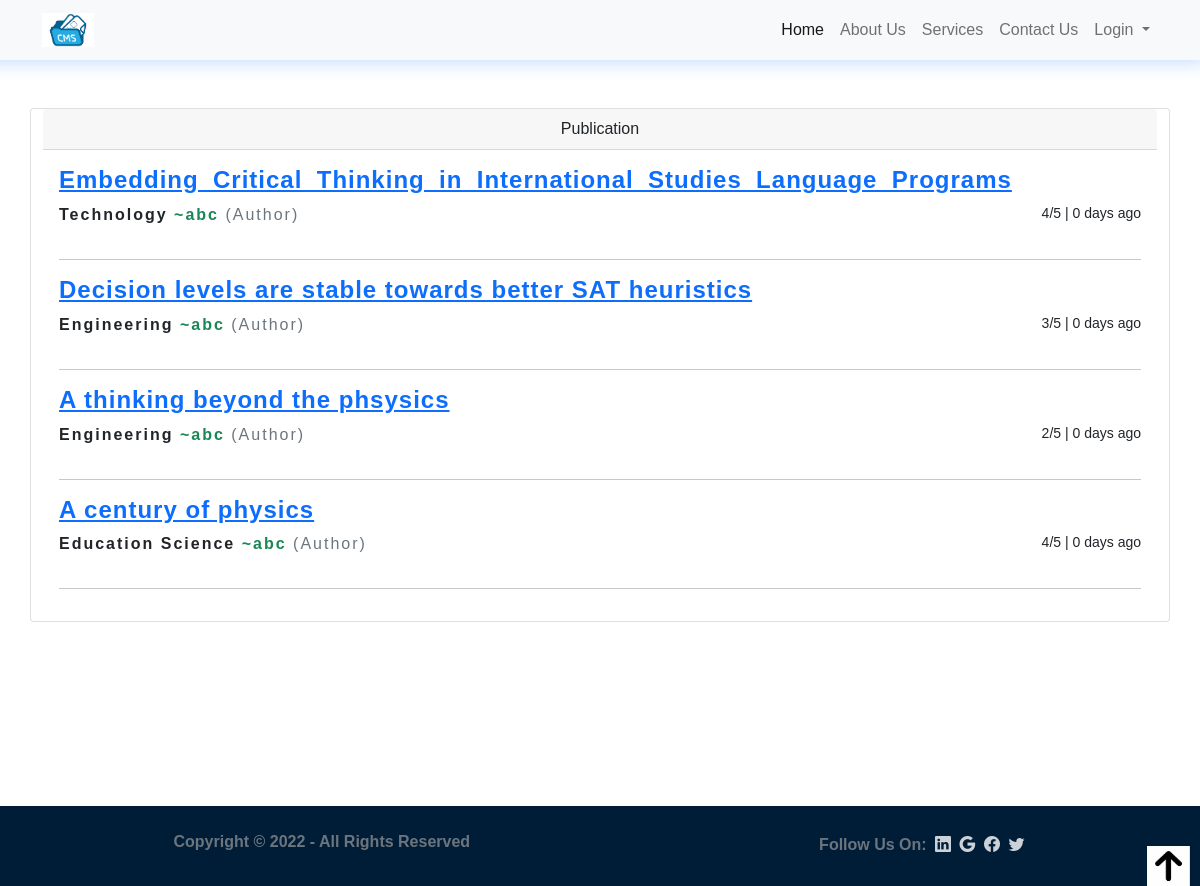
Screenshot of /view-publish/ with the database file from the repository.
### core/models.py (models this page shows, shortened)
class Paper(models.Model):
	title = models.CharField(max_length=100)
	description = models.CharField(max_length=200)
	status = models.CharField(max_length=30,default='Submitted')
	file = models.FileField(upload_to='author_files/') # taking files from author
	user = models.ForeignKey(User, on_delete=models.CASCADE)
	remarks = models.CharField(max_length=255,default='No-Remark')
	rating = models.IntegerField(default=0)
	created_on = models.DateTimeField(auto_now_add=True)
	review_date = models.DateTimeField(null=True)
	review_by = models.IntegerField(null=True)
	is_review_submit = models.BooleanField(default=False)
	class Meta:
		ordering = ['-created_on']

### accounts/models.py (models this page shows, shortened)
class User(AbstractUser):
    picture = models.ImageField(upload_to='profile_pictures', null=True, blank=True)
    full_name = models.CharField(max_length=100, help_text='Help people discover your account by using the name you\'re known by: either your full name, nickname, or business name.')
    email = models.EmailField(unique=True)
    bio = models.TextField(null=True, blank=True, help_text='Provide your personal information, even if the account is used for a business, a pet or something else. This won\'t be a part of your public profile.')
    mobile = models.CharField(max_length=20, null=True, blank=True)
    address = models.CharField(max_length=100,null=True,blank=True)
    city = models.CharField(max_length=50,null=True,blank=True)
    gender = models.CharField(max_length=10, choices=GENDER_CHOICES, null=True, blank=True)
    is_private_account = models.BooleanField(default=False)
    created_on = models.DateTimeField(auto_now_add=True)
    first_name = None
    last_name = None
    username = None
    USERNAME_FIELD = 'email'
    REQUIRED_FIELDS = ['full_name']
    objects = CustomUserManager()

### core/views.py (the view)
# urls.py: path('view-publish/',Publish.as_view(),name='publish_view'),
class Publish(View):
	template_name='core/home/publish.html'
	def get(self,request):
		obj=Paper.objects.filter(status="Approved")
		if obj.exists():
			delta=[]
			for i in obj:
				delta.append((datetime.now().date()-i.review_date.date()).days)
			context={'mylist': zip(obj, delta)}
			return render(request,self.template_name,context)
		messages.error(request,"No Paper Yet !",extra_tags="error")
		return render(request,self.template_name)

### core/templates/core/home/publish.html (shortened to what this page needs)
{% extends 'core/home/base.html'%}
{% load static %}
 {% block content %}
  <div class="container my-5">
    <div class="row my-4">
      <div class="card ">
        <div class="card-header text-center">
          Publication
        </div>
        <div class="card-body">
          {% for obj,day in mylist %}
            <div class="d-flex w-100 justify-content-between">
            <h4 class="card-title" style="letter-spacing: 1px;"><strong><a href="{{obj.file.url}}">{{obj.title}}</a></strong> </h4>
            </div>
            <div class="d-flex w-100 justify-content-between">
              <p class="card-text" style="letter-spacing: 2px;"><span class=" fw-bold text-bold  fs-6">{{obj.description}}</span><span class="text-success fw-bold fs-7"> ~{{obj.user.full_name}}</span><span class="text-muted"> (Author)</span></p>
              <small>{{obj.rating}}/5 | {{day}} days ago  </small>
            </div>
            <hr>
          {% endfor %}
        </div>
    </div>
    </div>
  </div>
  <div style="height:15vh;">
  </div>
 {% endblock%}

### rows the page displays
Paper: title "Embedding_Critical_Thinking_in_International_Studies_Language_Programs", description "Technology", user.full_name "abc", rating "4", is_review_submit "0"
Paper: title "Decision levels are stable towards better SAT heuristics", description "Engineering", user.full_name "abc", rating "3", is_review_submit "0"
Paper: title "A thinking beyond the phsysics", description "Engineering", user.full_name "abc", rating "2", is_review_submit "0"
Paper: title "A century of physics", description "Education Science", user.full_name "abc", rating "4", is_review_submit "0"
